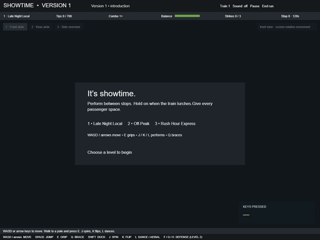
#> input picture documentation/contact-001.png, 320 x 240 px; its folder holds only this picture in this run
$ python contact-sheet.py
#> lines starting #> are read from the running program, lines starting #| are printed output that depends on the picture
from PIL import Image, ImageDraw
from pathlib import Path
files=sorted(Path(__file__).parent.glob('contact-*.png'))
sheet=Image.new('RGB',(1600,((len(files)+4)//5)*266),'#182028')
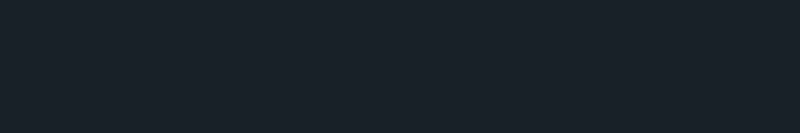
#> sheet: PIL image 1600x266 RGB (shown at 1/2 size); mean R, G, B 24, 32, 40
draw=ImageDraw.Draw(sheet)
for i,file in enumerate(files):
 x=(i%5)*320;y=(i//5)*266
 sheet.paste(Image.open(file),(x,y+26));draw.text((x+8,y+6),f'{i*5+2.5:.1f} seconds',fill='white')
sheet.save(Path(__file__).parent/'contact-sheet.png')
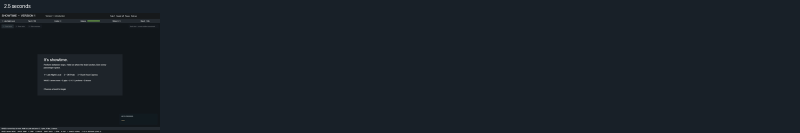
#> saved as contact-sheet.png: PIL image 1600x266 RGB (shown at 1/2 size); mean R, G, B 24, 31.5, 38.8
